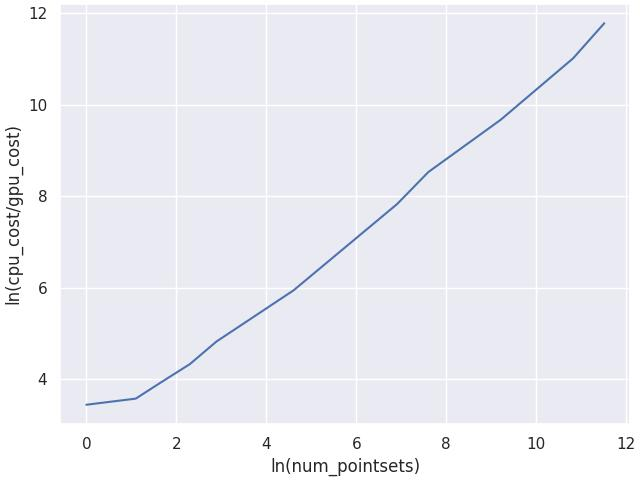

Here is the Python script that generated this plot:
"""
This file is used to meseaure min-area-rec operator, which will show how much improvment it has.
Usage
min_area_rect_torch_min_area_rect(Tensor pointsets, int N, Tensor result)
    Params:
        pointsets: -> Tensor [N, 18], N is the number of points
        N: -> int number of points
    Return:
        result -> Tensor [N, 8]
"""
import torch
import min_area_rect
import numpy as np
import matplotlib.pyplot as plt
import argparse
import time
from cpu_operator.min_area_rect_cpu import min_area_rect_cpu
import seaborn as sns
import pandas as pd
import math
sns.set_theme(style="darkgrid")

def order_points(pts):
    ''' sort rectangle points by clockwise '''
    sort_x = pts[np.argsort(pts[:, 0]), :]
    
    Left = sort_x[:2, :]
    Right = sort_x[2:, :]
    # Left sort
    Left = Left[np.argsort(Left[:,1])[::-1], :]
    # Right sort
    Right = Right[np.argsort(Right[:,1]), :]
    
    return np.concatenate((Left, Right), axis=0)


def sort_result(arr):
    """
    sort numpy array according to order(x_min,y_min):
    """
    result = np.zeros((arr.shape[0],4,2))
    for i in range(arr.shape[0]):
        ret = arr[i].reshape(-1, 2)
        # ret = np.sort(ret, axis=0)
        ret = order_points(ret)
        result[i,:,:] = ret
    print(result)
    return result

def visualize(pointsets, result):
    plt.plot(pointsets[::2], pointsets[1::2], 'ro')
    result = np.insert(result, 0, result[-2:], axis=0)
    plt.plot(result[::2], result[1::2], 'b')

if __name__=="__main__":
    # extract args
    parser = argparse.ArgumentParser(description='Process arguments provided by user.')
    parser.add_argument('--num_test', action='store_const',
                    const=int,
                    help='the number of test')


    N = 9 # number of points
    # test using the simplest example
    num_pointsets = [1,3,5,10,18,100,1000, 2000, 10000, 50000, 100000]
    device = torch.device('cuda:0')
    gpu_time = 0 # recording start
    cpu_time = 0

    gpu_record = []
    cpu_record = []
    for num_pointset in num_pointsets:
        # GPU operator test
        simplest_data = np.random.random([num_pointset ,2*N]) # [1, 18] 
        simplest_data_gpu = torch.Tensor(simplest_data).to(device)

        gpu_result = torch.Tensor(np.zeros([num_pointset, 8])).to(device)
        oper_begin = time.time()
        min_area_rect.torch_launch_min_area_rect(simplest_data_gpu, gpu_result)
        oper_end = time.time()
        gpu_time += oper_end - oper_begin

        cpu_result = np.zeros((num_pointset, 8))
        # CPU operator test
        for j in range(simplest_data.shape[0]):
            # using loop to traverse pointsets input
            oper_begin = time.time()
            result = min_area_rect_cpu(simplest_data[j][None]) 
            oper_end = time.time()
            cpu_result[j] = result.reshape(8)
            cpu_time += oper_end - oper_begin            

        gpu_record.append(gpu_time/num_pointset*1e-9)
        cpu_record.append(cpu_time/num_pointset*1e-9)
        # print(f"GPU version-> avg time: {gpu_time/num_pointset * 1e-9}, num_pointsets: {num_pointset}")
        # print(f"CPU version-> avg time: {cpu_time/num_pointset * 1e-9}, num_pointsets: {num_pointset}")

    num_pointsets = [math.log(i) for i in num_pointsets] 
    times = [math.log(i/j) for i, j in zip(cpu_record, gpu_record)]    
    fig, ax = plt.subplots(layout='constrained')
    plt.plot(num_pointsets, times)
    ax.set_xlabel("ln(num_pointsets)")
    ax.set_ylabel("ln(cpu_cost/gpu_cost)")
    plt.savefig("time_metric.jpg")




